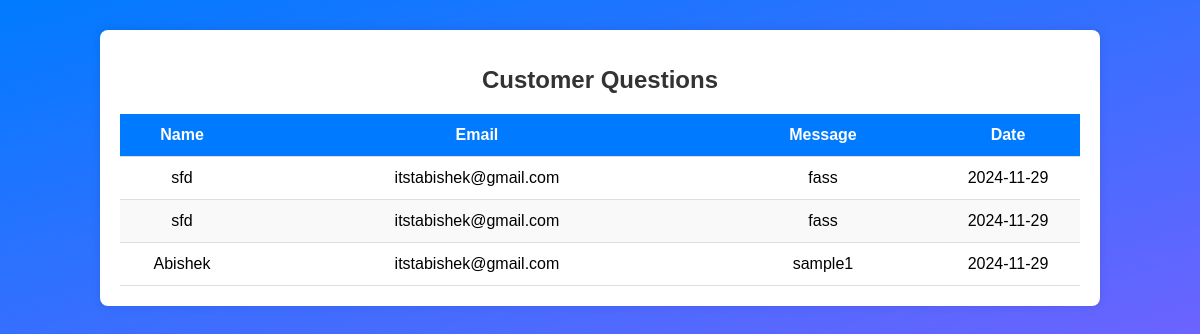
The app's page /view_question.php with its own data.
### tables this page shows
CREATE TABLE `questions` (
  `name` text NOT NULL,
  `email` varchar(100) NOT NULL,
  `message` text NOT NULL,
  `date` date NOT NULL DEFAULT current_timestamp()
);

### view_question.php (the view, shortened to what this page needs)
<?php
include("dbconfig.php");
$query = "SELECT name, email, message, date FROM questions ORDER BY date DESC";
$result = $conn->query($query);
?>
<!DOCTYPE html>
<html lang="en">
<head>
    <link rel="stylesheet" href="view_feedback_style.css">
</head>
<body>
    <div class="container">
        <h1>Customer Questions</h1>
        <table>
            <thead>
                <tr>
                    <th>Name</th>
                    <th>Email</th>
                    <th>Message</th>
                    <th>Date</th>
                </tr>
            </thead>
            <tbody>
                <?php
                while ($row = $result->fetch_assoc()) {
                    echo "<tr>";
                    echo "<td>" . htmlspecialchars($row['name']) . "</td>";
                    echo "<td>" . htmlspecialchars($row['email']) . "</td>";
                    echo "<td>" . htmlspecialchars($row['message']) . "</td>";
                    echo "<td>" . htmlspecialchars($row['date']) . "</td>";
                    echo "</tr>";
                }
                ?>
            </tbody>
        </table>
    </div>
</body>
</html>

### view_feedback_style.css (style rules this page uses)
body { font-family: Arial, sans-serif; background: linear-gradient(to bottom right, #007bff, #6c63ff); margin: 0; padding: 0; }
.container { width: 80%; margin: 30px auto; padding: 20px; background-color: white; border-radius: 8px; box-shadow: 0 0 10px rgba(0, 0, 0, 0.1); }
h1 { text-align: center; color: #333; font-size: 24px; margin-bottom: 20px; }
table { width: 100%; margin-top: 20px; border-collapse: collapse; }
table th, table td { padding: 12px; text-align: left; border-bottom: 1px solid #ddd; }
table th { background-color: #007bff; text-align: center; color: white; }
table td { text-align: center; }
table tr:nth-child(even) { background-color: #f9f9f9; }
table td:nth-child(1), table th:nth-child(1) { width: 100px; }
table td:nth-child(4), table th:nth-child(4) { width: 120px; }

### records on screen
questions: name "sfd", email "itstabishek@gmail.com", message "fass", date "2024-11-29"
questions: name "sfd", email "itstabishek@gmail.com", message "fass", date "2024-11-29"
questions: name "Abishek", email "itstabishek@gmail.com", message "sample1", date "2024-11-29"
